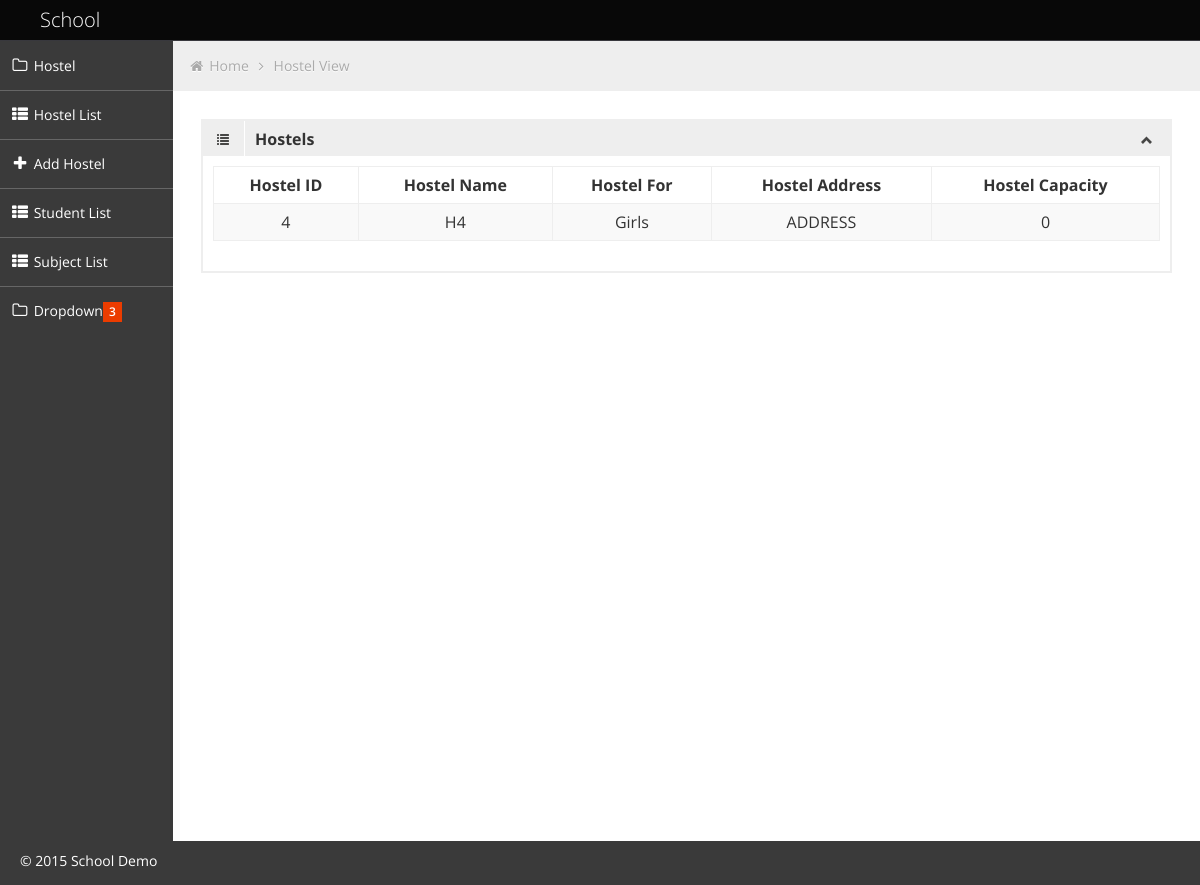
The page /View/reports/studentReport.php?id=4 (signed in) on the database its author committed.
### tables this page shows
CREATE TABLE IF NOT EXISTS `tblhostel` (
  `nHostelId` int(2) NOT NULL,
  `tHostelName` text NOT NULL,
  `bHostelFor` tinyint(1) NOT NULL,
  `tHostelAddress` text NOT NULL,
  `nHostelCapacity` int(4) NOT NULL,
  PRIMARY KEY (`nHostelId`)
);

### Model/dbHostel.php (called while the page is built, shortened)
<?php
class dbHostel
{
	function dbconnectModel()
	{
		$servername = "localhost";
		$username = "root";
		$password = "";
		$dbname = "db_school";
		$conn = mysqli_connect($servername,$username,$password,$dbname);
		return $conn;
	}
	function hostelViewSingle($id)
	{
		$conn = $this->dbconnectModel();
		$qry = "SELECT "
					. " * "
				. " FROM "
					. " tblhostel "
				. " WHERE "
					. " nHostelId = '$id' " ;
		$result = mysqli_query($conn,$qry);
		return $result;
	}
}
?>

### View/reports/studentReport.php (the view, shortened to what this page needs)
<?php
include '../../Model/dbHostel.php';
$id 	= $_GET['id'];
$obj 	= new dbHostel;
$result = $obj->hostelViewSingle($id);
$row 	= mysqli_fetch_assoc($result);
if ( $row['bHostelFor'] == 1 )
{
	$for = "Boys";
}
else
{
	$for = "Girls";
}
?>
<html lang="en">
<head>
	<link id="bootstrap-style" href="../../Theme/css/bootstrap.min.css" rel="stylesheet">
	<link href="../../Theme/css/bootstrap-responsive.min.css" rel="stylesheet">
	<link id="base-style" href="../../Theme/css/style.css" rel="stylesheet">
	<link id="base-style-responsive" href="../../Theme/css/style-responsive.css" rel="stylesheet">
	<link id="font-awesome" href="../../Theme/css/font-awesome.css" rel="stylesheet">
	<link id="font-awesomemin" href="../../Theme/css/font-awesome.min.css" rel="stylesheet">
</head>
<body>
	<div class="navbar">
		<div class="navbar-inner">
			<div class="container-fluid">
				<a class="brand" href="index.html"><span>School</span></a>
			</div>
		</div>
	</div>
		<div class="container-fluid-full">
		<div class="row-fluid">
			<div id="content" class="span10">
			<ul class="breadcrumb">
				<li>
					<i class="icon-home"></i>
					<a href="#">Home</a>
					<i class="icon-angle-right"></i>
				</li>
				<li><a href="#">Hostel View</a></li>
			</ul>
			<div class="row-fluid sortable">
				<div class="box span12">
					<div class="box-header" data-original-title>
						<h2><i class="halflings-icon list"></i><span class="break"></span><b>Hostels</b></h2>
						<div class="box-icon">
							<a href="#" class="btn-minimize"><i class="halflings-icon chevron-up"></i></a>
						</div>
					</div>
					<div class="box-content">
						<table class="table table-striped table-bordered bootstrap-datatable datatable">
						  <thead>
							  <tr>
								  <th style="text-align:center">Hostel ID</th>
								  <th style="text-align:center">Hostel Name</th>
								  <th style="text-align:center">Hostel For</th>
								  <th style="text-align:center">Hostel Address</th>
								  <th style="text-align:center">Hostel Capacity</th>
							  </tr>
						  </thead>
								<tr>
									<td style="text-align:center"><?php echo $row['nHostelId']; ?></td>
									<td style="text-align:center"><?php echo $row['tHostelName']; ?></td>
									<td style="text-align:center" ><?php echo $for ?></td>
									<td style="text-align:center"><?php echo $row['tHostelAddress']; ?></td>
									<td style="text-align:center"><?php echo $row['nHostelCapacity']; ?></td>
								</tr>
					  </table>
					</div>
				</div>
			</div>
			</div>
		</div>
		</div>
	<footer>
		<p>
			<span style="text-align:left;float:left">&copy; 2015 School Demo</span>
		</p>
	</footer>
</body>
</html>

### Theme/css/style-responsive.css (style rules this page uses)
@media (min-width: 1200px) { .container-fluid-full { overflow: hidden; position: relative; height: 100%; } }
@media (min-width: 1200px) { #content { width: 85.578%; padding: 28px; margin: 0px 0px; margin-left: 14.422% !important; } }
@media (min-width: 1200px) { #sidebar-left { background: #3A3A3A; margin-left: 0px !important; position: absolute; height: 100%; } }
@media (min-width: 1200px) { .sidebar-nav > ul { margin: 0px; } }
@media (min-width: 1200px) { footer { margin: 0px 0px 0px 0px; padding: 10px 20px; } }

### Theme/css/halflings.css (style rules this page uses)
html, html .halflings { -webkit-font-smoothing: antialiased !important; }
.halflings-icon { display: inline-block; width: 14px; height: 14px; line-height: 14px; vertical-align: text-top; background-image: url(../img/glyphicons_halflings.svg); background-position: 0 0; background-repeat: no-repeat; vertical-align: top; *display: inline; *zoom: 1; *margin-right: .3em; }
.halflings-icon.list { background-position: -360px -48px; }
.halflings-icon.chevron-up { background-position: -288px -120px; }

### rows shown on the page
tblhostel: nHostelId "4", tHostelName "H4", bHostelFor "Girls", tHostelAddress "ADDRESS", nHostelCapacity "0"
